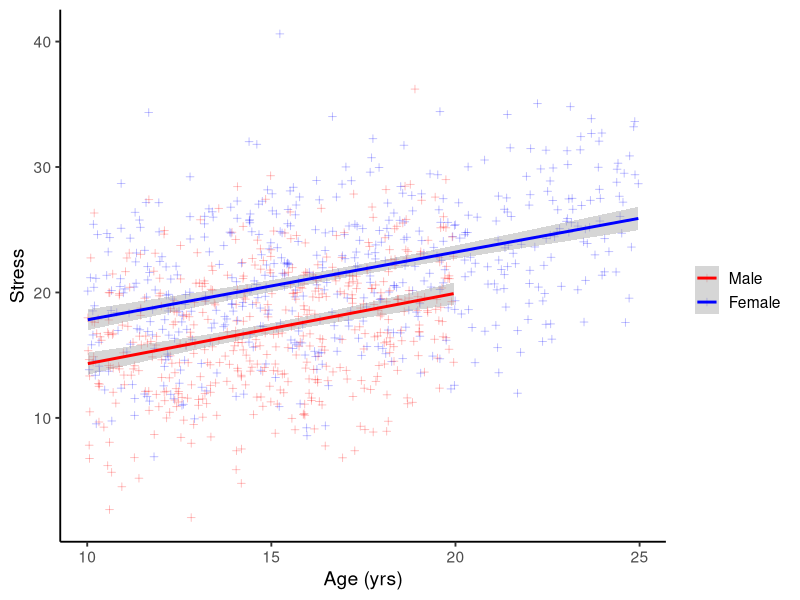
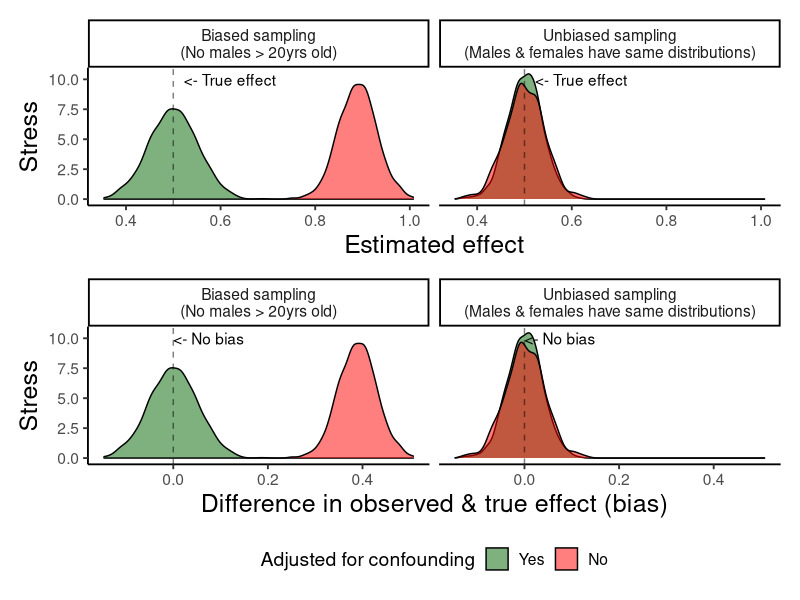
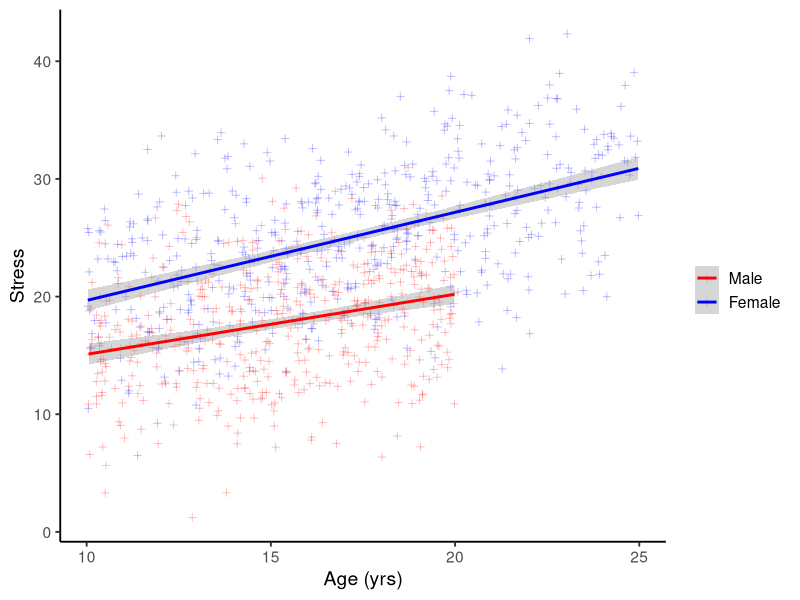
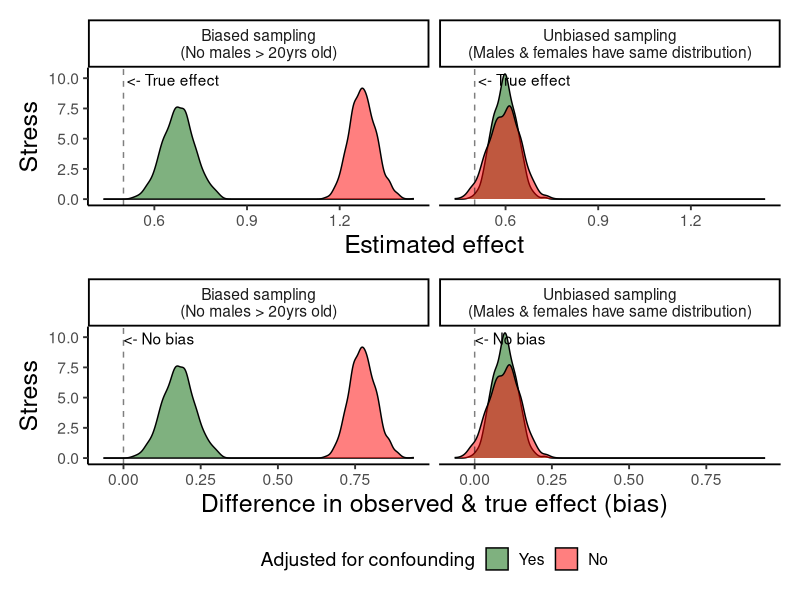
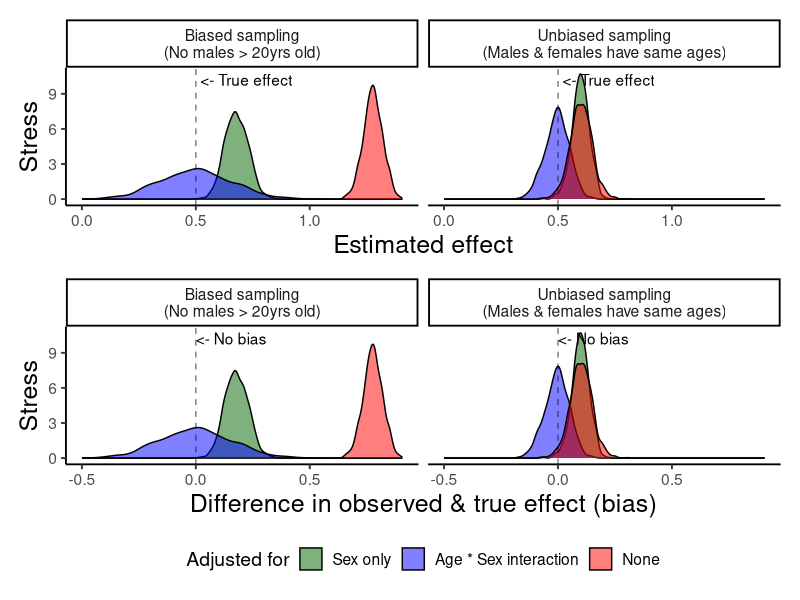
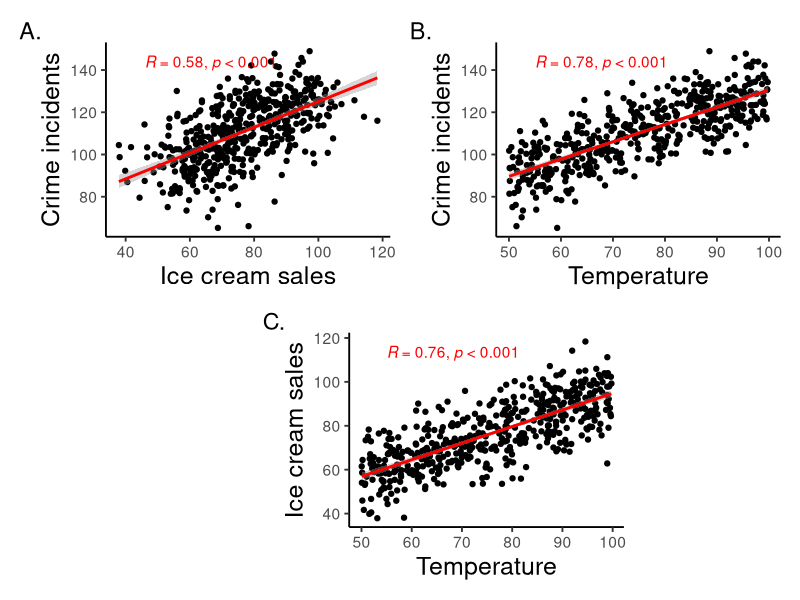
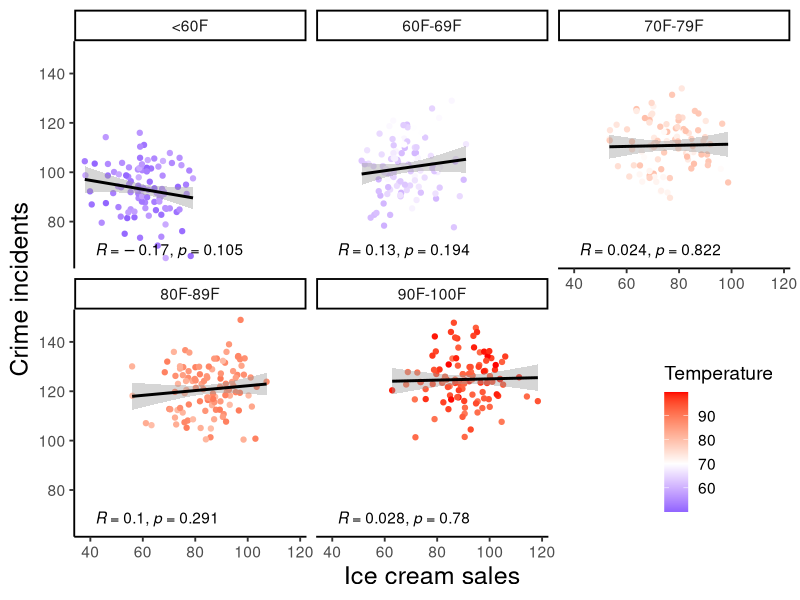

R code for these plots, in order:
## ---- chunk 1
#| code-summary: Libraries
library(tidyverse)
library(patchwork)
library(ggpubr)
library(truncnorm)
my_theme <- theme_classic(base_size = 14) + 
  theme(axis.title = element_text(size = 18))
theme_set(my_theme)
## ---- chunk 2
#| code-summary: Data generating process
generate_data <- function(n = 1000,
                          min_age = 10,
                          male_max_age = 20,
                          female_max_age = 25,
                          mean_age = 16,
                          sd_age = 10,
                          true_beta_age = 0.5,
                          true_beta_sex = 3,
                          true_beta_interaction = 0,
                          sigma = 5) {
  # Generate sex
  sex <- rbinom(n, 1, 0.5)

  # Generate age by sex
  age <- if_else(sex == 1,
    rtruncnorm(length(sex == 1),
      a = min_age,
      b = female_max_age,
      mean = mean_age,
      sd = sd_age
    ),
    rtruncnorm(length(sex == 0),
      a = min_age,
      b = male_max_age,
      mean = mean_age,
      sd = sd_age
    )
  )

  # Generate outcome
  epsilon <- rnorm(n, 0, sigma)
  y <- 10 + true_beta_age * age +
    true_beta_sex * sex +
    true_beta_interaction * age * sex +
    epsilon

  # Return tibble
  tibble(
    y = y,
    age = age,
    sex = factor(sex, labels = c("Male", "Female"))
  )
}
## ---- chunk 3
#| label: fig-sample-example
#| fig-height: 4
#| fig-width: 6
#| fig-cap: Example study dataset with biased sampling
generate_data() |>
  ggplot(aes(x = age, y = y, color = sex)) +
  geom_point(alpha = 0.25, shape = 3) +
  stat_smooth(method = "lm") +
  scale_color_manual("", values = c("red", "blue")) +
  theme_classic(base_size = 14) + 
  labs(x = "Age (yrs)", 
       y = "Stress")
## ---- chunk 4
#| code-summary: Model fitting 
fit_models <- function(n = 1000,
                          min_age = 10,
                          male_max_age = 15,
                          female_max_age = 25,
                          mean_age = 18,
                          sd_age = 10,
                          true_beta_age = 0.5,
                          true_beta_sex = 5,
                          true_beta_interaction = 0,
                          sigma = 5) {
  # Generate data
  data <- generate_data(
    n,
    min_age,
    male_max_age,
    female_max_age,
    mean_age,
    sd_age,
    true_beta_age,
    true_beta_sex,
    true_beta_interaction,
    sigma
  )

  # Fit models
  model1 <- lm(y ~ age, data = data)
  model2 <- lm(y ~ age + sex, data = data)

  # Extract coefficients for age
  c(
    unadjusted = coef(model1)["age"],
    adjusted = coef(model2)["age"]
  )
}
## ---- chunk 5
#| code-summary: Simulating biased and unbiased data and fitting models 1000 times
sims_df <- as_tibble(t(
  replicate(
    1000,
    fit_models()
  )
)) |>
  mutate(condition = "Biased sampling\n(No males > 20yrs old)") |>
  bind_rows(as_tibble(t(
    replicate(
      1000,
      fit_models(male_max_age = 25)
    )
  )) |>
    mutate(condition = "Unbiased sampling\n(Males & females have same distributions)"))

sims_df <- sims_df |>
  pivot_longer(-condition) |>
  mutate(bias = value - 0.5)
## ---- chunk 6
#| label: fig-results-bias
#| fig-cap: Distribution of effect sizes & bias in adjusted and unadjusted analyses from biased and unbiased samples
#| fig-width: 8
#| fig-height: 8
p1 <- sims_df |> 
  ggplot(aes(x=value, fill = name)) + 
  geom_density( alpha =0.5) +
  facet_wrap(~condition) +
  labs(x = 'Estimated effect', 
       y = "Stress")+ 
  geom_vline(xintercept = 0.5, 
             linetype = 2, 
             color = 'black', 
             alpha = 0.5) + 
  annotate(geom = "text", 
           y = Inf, 
           x = 0.6, 
           vjust = 1.5,
           hjust = 0.4,
           label = "<- True effect")

p2 <- sims_df |> 
  ggplot(aes(x=bias, fill = name)) + 
  geom_density( alpha =0.5) +
  facet_wrap(~condition) + 
  labs(x = "Difference in observed & true effect (bias)", 
       y = "Stress") + 
  geom_vline(xintercept = 0, 
             linetype = 2, 
             color = 'black', 
             alpha = 0.5)+ 
  annotate(geom = "text", 
           y = Inf, 
           x = 0, 
           vjust = 1.5,
           hjust = 0,
           label = "<- No bias")

(p1/p2) + plot_layout(guides = "collect") & 
  scale_fill_manual("Adjusted for confounding", values = c("darkgreen", "red"), 
                    labels = c("Yes", 
                               "No")) &
  theme(legend.position = 'bottom')
## ---- chunk 7
#| label: fig-sample-interaction-example
#| fig-height: 4
#| fig-width: 6
#| fig-cap: Example dataset where age and sex have interaction
set.seed(1234)
generate_data(true_beta_interaction=0.2) |>
  ggplot(aes(x = age, y = y, color = sex)) +
  geom_point(alpha = 0.25, shape = 3) +
  stat_smooth(method = "lm") +
  scale_color_manual("", values = c("red", "blue")) +
  theme_classic(base_size = 14)  + 
  labs(x = "Age (yrs)", 
       y = "Stress")
## ---- chunk 8
#| code-summary: Again but with interactions. Simulating biased and unbiased data and fitting models 1000 times
sims_df2 <- as_tibble(t(
  replicate(
    1000,
    fit_models(true_beta_interaction=0.2)
  )
)) |>
  mutate(condition = "Biased sampling\n(No males > 20yrs old)") |>
  bind_rows(as_tibble(t(
    replicate(
      1000,
      fit_models(true_beta_interaction=0.2, 
                 male_max_age = 25)
    )
  )) |>
    mutate(condition = "Unbiased sampling\n(Males & females have same distribution)"))

sims_df2 <- sims_df2 |>
  pivot_longer(-condition) |>
  mutate(bias = value - 0.5)
## ---- chunk 9
#| label: fig-results-bias-interaction
#| fig-cap: Distribution of effect sizes & bias in adjusted and unadjusted analyses from biased and unbiased samples
#| fig-width: 8
#| fig-height: 8
p12 <- sims_df2 |> 
  ggplot(aes(x=value, fill = name)) + 
  geom_density( alpha =0.5) +
  facet_wrap(~condition) +
  labs(x = 'Estimated effect', 
       y = "Stress")+ 
  geom_vline(xintercept = 0.5, 
             linetype = 2, 
             color = 'black', 
             alpha = 0.5) + 
  annotate(geom = "text", 
           y = Inf, 
           x = 0.6, 
           vjust = 1.5,
           hjust = 0.3,
           label = "<- True effect")

p22 <- sims_df2 |> 
  ggplot(aes(x=bias, fill = name)) + 
  geom_density( alpha =0.5) +
  facet_wrap(~condition) + 
  labs(x = "Difference in observed & true effect (bias)", 
       y = "Stress") + 
  geom_vline(xintercept = 0, 
             linetype = 2, 
             color = 'black', 
             alpha = 0.5)+ 
  annotate(geom = "text", 
           y = Inf, 
           x = 0, 
           vjust = 1.5,
           hjust = 0,
           label = "<- No bias")

(p12/p22) + plot_layout(guides = "collect") & 
  scale_fill_manual("Adjusted for confounding", values = c("darkgreen", "red"), 
                    labels = c("Yes", 
                               "No")) &
  theme(legend.position = 'bottom')
## ---- chunk 10
fit_models_with_int <- function(n = 1000,
                          min_age = 10,
                          male_max_age = 15,
                          female_max_age = 25,
                          mean_age = 18,
                          sd_age = 10,
                          true_beta_age = 0.5,
                          true_beta_sex = 5,
                          true_beta_interaction = 0,
                          sigma = 5) {
  # Generate data
  data <- generate_data(
    n,
    min_age,
    male_max_age,
    female_max_age,
    mean_age,
    sd_age,
    true_beta_age,
    true_beta_sex,
    true_beta_interaction,
    sigma
  )

  # Fit models
  model1 <- lm(y ~ age, data = data)
  model2 <- lm(y ~ age + sex, data = data)
  model3 <- lm(y ~ age*sex, data = data)

  # Extract coefficients for age
  c(
    unadjusted = coef(model1)["age"],
    adjusted = coef(model2)["age"],
    interaction_adjusted = coef(model3)["age"]
  )
}
## ---- chunk 11
sims_df3 <- as_tibble(t(
  replicate(
    1000,
    fit_models_with_int(true_beta_interaction=0.2)
  )
)) |>
  mutate(condition = "Biased sampling\n(No males > 20yrs old)") |>
  bind_rows(as_tibble(t(
    replicate(
      1000,
      fit_models_with_int(true_beta_interaction=0.2, 
                 male_max_age = 25)
    )
  )) |>
    mutate(condition = "Unbiased sampling\n(Males & females have same ages)"))

sims_df3 <- sims_df3 |>
  pivot_longer(-condition) |>
  mutate(bias = value - 0.5)
## ---- chunk 12
#| label: fig-results-bias-interaction-correct
#| fig-cap: Distribution of effect sizes & bias in adjusted and unadjusted analyses from biased and unbiased samples
#| fig-width: 7
#| fig-height: 7
p13 <- sims_df3 |> 
  ggplot(aes(x=value, fill = name)) + 
  geom_density( alpha =0.5) +
  facet_wrap(~condition) +
  labs(x = 'Estimated effect', 
       y = "Stress")+ 
  geom_vline(xintercept = 0.5, 
             linetype = 2, 
             color = 'black', 
             alpha = 0.5) + 
  annotate(geom = "text", 
           y = Inf, 
           x = 0.6, 
           vjust = 1.5,
           hjust = 0.2,
           label = "<- True effect")

p23 <- sims_df3 |> 
  ggplot(aes(x=bias, fill = name)) + 
  geom_density( alpha =0.5) +
  facet_wrap(~condition) + 
  labs(x = "Difference in observed & true effect (bias)", 
       y = "Stress") + 
  geom_vline(xintercept = 0, 
             linetype = 2, 
             color = 'black', 
             alpha = 0.5)+ 
  annotate(geom = "text", 
           y = Inf, 
           x = 0, 
           vjust = 1.5,
           hjust = 0,
           label = "<- No bias")

(p13/p23) + plot_layout(guides = "collect") & 
  scale_fill_manual("Adjusted for", values = c("darkgreen", "blue", "red"), 
                    labels = c("Sex only", 
                               "Age * Sex interaction", 
                               "None")) &
  theme(legend.position = 'bottom')
## ---- chunk 13
#| code-summary: A very run of the mill example of generating data to illustrate the relationship between ice cream and crime 

set.seed(666)
n <- 500
temperature <- runif(n, min = 50, max = 100)  # degrees Fahrenheit

# Ice cream sales increase with temperature
ice_cream_sales <- 20 + 0.75 * temperature + rnorm(n, sd = 10)

# Crime also increases with temperature
crime_rate <- 50 + 0.8 * temperature + rnorm(n, sd = 10)

# Create a data frame
data <- tibble(ice_cream_sales, 
               crime_rate, 
               temperature)
## ---- chunk 14
#| code-summary: Correlation plots
#| fig-height: 10
#| fig-width: 10
f1 <- data |> 
  ggplot(aes(x=ice_cream_sales, y=crime_rate)) + 
  geom_point() + 
  labs(x='Ice cream sales', 
       y="Crime incidents") + 
  geom_smooth(method = 'lm', color = 'red') +
  stat_cor(method = "pearson", 
           p.accuracy = 0.001,           
           label.x.npc = 0.1, label.y.npc = 0.95, 
           color = 'red') 

f2 <- data |> 
  ggplot(aes(x=temperature, y=crime_rate)) + 
  geom_point() + 
  labs(x='Temperature', 
       y="Crime incidents") + 
  geom_smooth(method = 'lm', color = 'red') +
  stat_cor(method = "pearson", 
           p.accuracy = 0.001,
           label.x.npc = 0.1, label.y.npc = 0.95, 
           color = 'red') 

f3 <- data |> 
  ggplot(aes(x=temperature, y=ice_cream_sales)) + 
  geom_point() + 
  labs(x='Temperature', 
       y="Ice cream sales") + 
  geom_smooth(method = 'lm', color = 'red') +
  stat_cor(method = "pearson", 
           p.accuracy = 0.001,
           label.x.npc = 0.1, label.y.npc = 0.95, 
           color = 'red') 

top_row <- f1 + f2
bottom_row <- (plot_spacer() + f3 + plot_spacer()) + 
  plot_layout(widths = c(0.5, 1, 0.5))

(top_row / bottom_row) + 
  plot_layout(heights = c(1, 1), 
              widths = c(1, 1, 1)) + 
  plot_annotation(tag_levels = "A", tag_suffix = ".")
## ---- chunk 15
#| code-summary: Splitting correlations by temperature ranges
#| fig-width: 8
#| fig-height: 5
#| label: fig-split
#| fig-cap: Scatter plots showing how the relationships between ice cream and crime rates disappears when you separate out the data based on temperature ranges 
data |> 
    ggplot(aes(x=ice_cream_sales, 
               y=crime_rate, 
               color = temperature)) + 
    geom_point() + 
    labs(x='Ice cream sales', 
         y="Crime incidents") + 
    geom_smooth(method = 'lm', color = 'black') +
    stat_cor(method = "pearson", 
             p.accuracy = 0.001,
             label.x.npc = 0.05, label.y.npc = 0.05, 
             color = 'black') + 
  facet_wrap(~cut(temperature, 
                  breaks = c(0, 60, 70, 80, 90, 100),
                  include.lowest = T, 
                  right = F, 
                  labels = c("<60F", 
                             "60F-69F", 
                             "70F-79F", 
                             "80F-89F", 
                             "90F-100F"))) + 
  theme(legend.position = 'inside', 
        legend.position.inside = c(0.9, 0.2))  + 
  scale_color_gradient2(name = "Temperature", 
                        low = "blue", 
                        high = "red", 
                        midpoint = 70)
